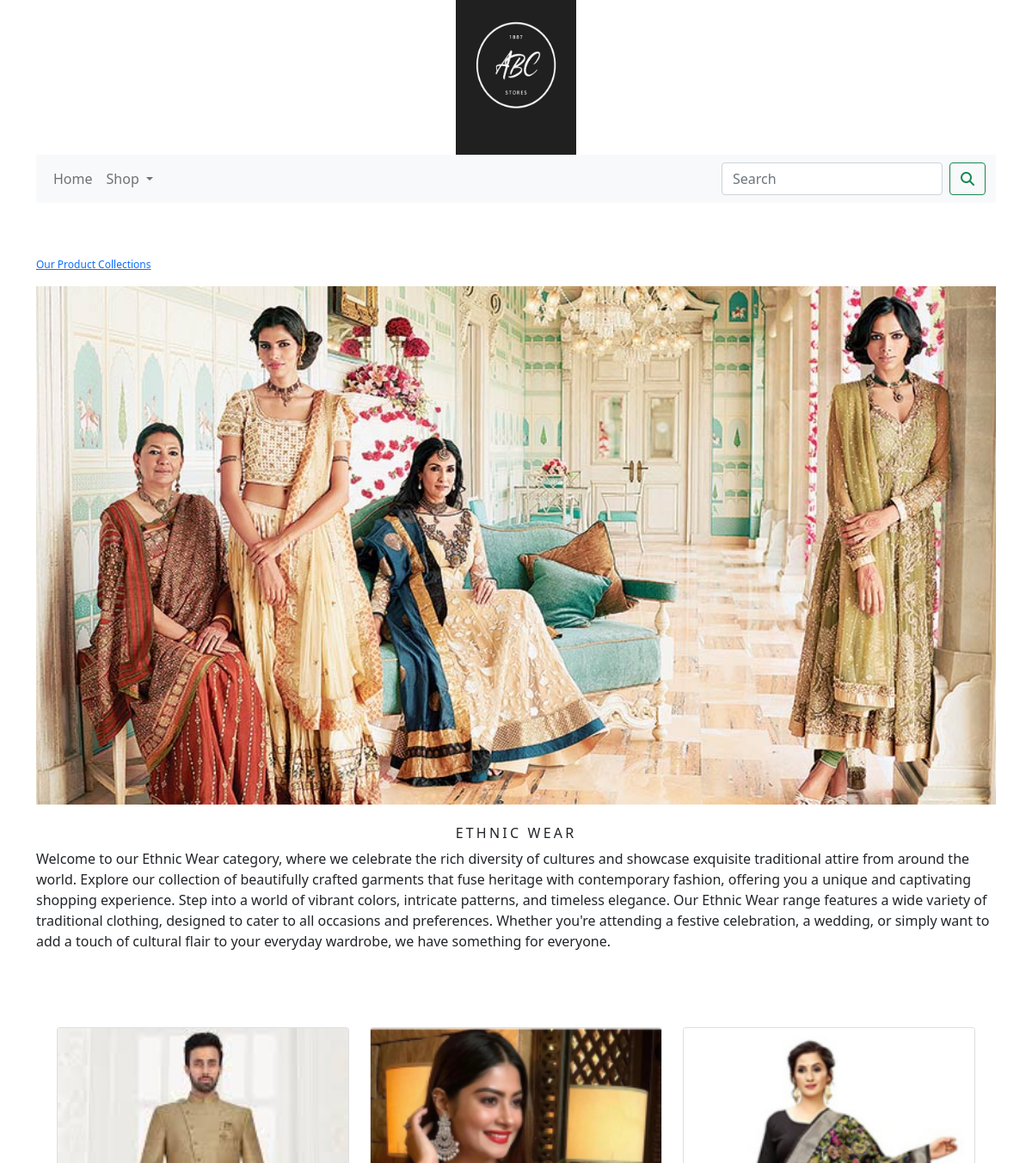
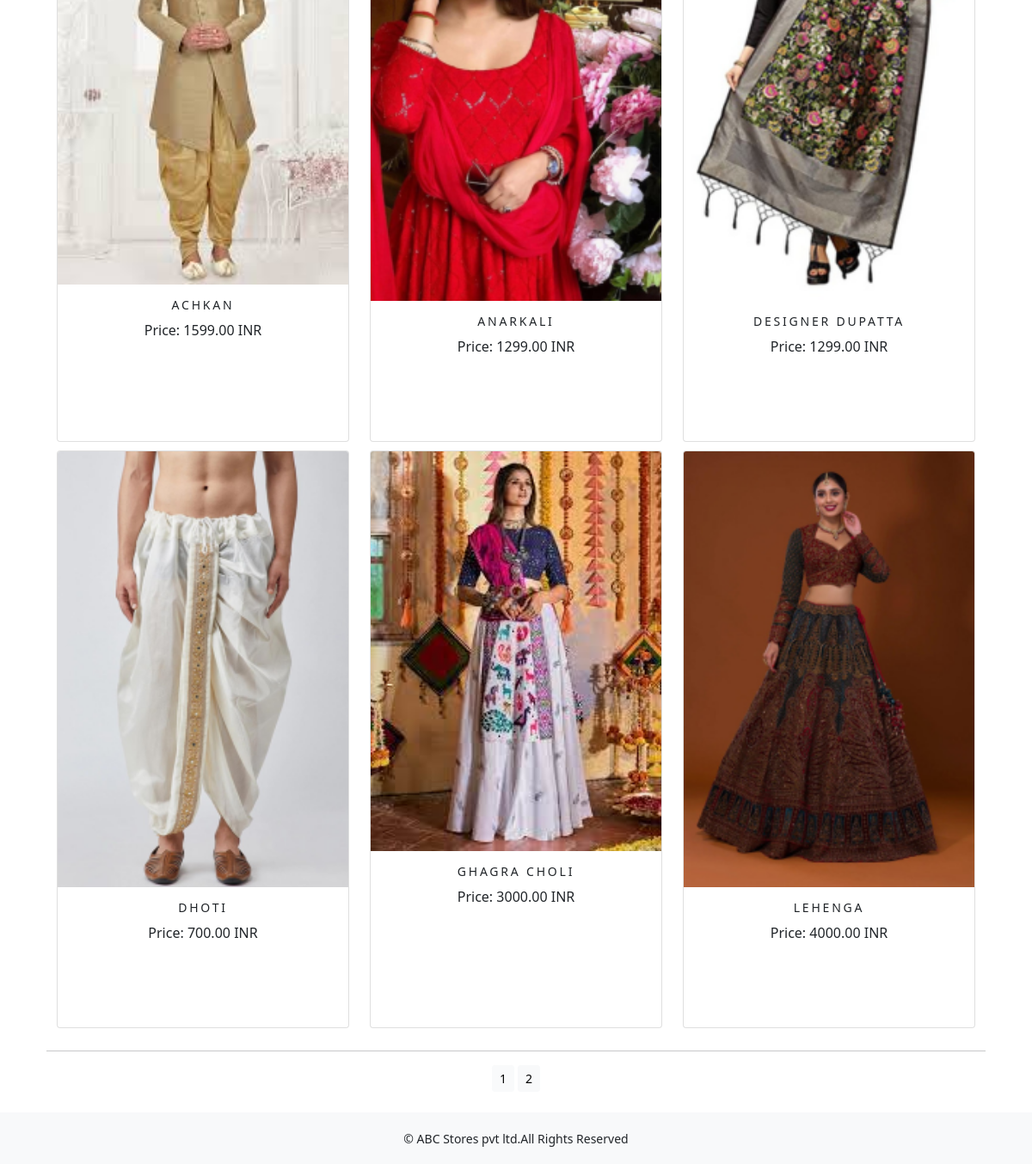
The page /shop/ethnic-wear/ on the database its author committed (2 pictures, top to bottom).
### shop/models.py (models this page shows, shortened)
class Category(models.Model):
    name= models.CharField(max_length=250,unique=True)
    slug= models.SlugField(max_length=250,unique=True)
    desc= models.TextField(blank=True)
    image= models.ImageField(upload_to='category',blank=True)
    class Meta:
        ordering= ('name', )
        verbose_name= 'category'
        verbose_name_plural= 'categories'
    def get_url(self):
        return reverse('shop:products_by_category',args=[self.slug])

class Product(models.Model):
    name= models.CharField(max_length=250,unique=True)
    slug= models.SlugField(max_length=250,unique=True)
    desc= models.TextField(blank=True)
    price= models.DecimalField(max_digits=10,decimal_places=2)
    category= models.ForeignKey(Category,on_delete=models.CASCADE)
    image= models.ImageField(upload_to='product',blank=True)
    stock= models.IntegerField()
    available= models.BooleanField(default=True)
    created= models.DateTimeField(auto_now_add=True)
    updated= models.DateTimeField(auto_now=True)
    def get_url(self):
         return reverse('shop:prodCatDetail', args=[self.category.slug,self.slug])
    class Meta:
        ordering= ('name', )
        verbose_name= 'product'
        verbose_name_plural= 'products'

### shop/views.py (the view)
# urls.py: path('',views.allProdCat,name='allProdCat'),
def allProdCat(request,c_slug=None):
    c_page=None
    products_list=None
    if c_slug!=None:
        c_page=get_object_or_404(Category,slug=c_slug)
        products_list=Product.objects.all().filter(category=c_page,available=True)
    else:
        products_list=Product.objects.all().filter(available=True)
    paginator=Paginator(products_list,6)
    try:
        page=int(request.GET.get('page','1'))
    except:
        page=1
    try:
        products=paginator.page(page)
    except (EmptyPage, InvalidPage):
        products=paginator.page(paginator.num_pages)
    return render(request,'category.html',{'category':c_page,'products':products})

### cart/context_processors.py (called while the page is built)
def counter(request):
    item_count=0
    if 'admin' in request.path:
        return {}
    else:
        try:
            cart=Cart.objects.filter(cart_id=_cart_id(request))
            cart_items=CartItem.objects.all().filter(cart=cart[:1])
            for cart_item in cart_items:
                item_count += cart_item.quantity
        except Cart.DoesNotExist:
            item_count = 0
    return dict(item_count=item_count)

### cart/views.py (called while the page is built)
def _cart_id(request):
    cart= request.session.session_key
    if not cart:
        cart= request.session.create()
    return cart

### shop/context_processors.py (called while the page is built)
def menu_links(request):
    links=Category.objects.all()
    return dict(links=links)

### templates/category.html (shortened to what this page needs)
{% extends 'base.html' %}
{% load static %}
{% block body %}
 {% if category %}
  <div>
      <div class="row my_row_class">
          <div class="mx-auto">
          <p><a href="{% url 'shop:allProdCat' %}">Our Product Collections</a> </p>
          </div>
      </div>
  </div>
 {% endif %}
 <div class="mx-auto">
     {% if category %}
      <img class="my_image" src="{{category.image.url}}" alt="{{category.name}}" width="1250" height="400">
     </div><br>
     <div>
         <h1 class="text-center my_title">{{category.name}}</h1>
          <p class="text-justify">{{category.desc}}</p><br><br><br>
     </div>
 {% endif %}
<div class="container">
    <div class="row mx-auto">
        {% for product in products.object_list %}
        <div class="my_bottom_margin col-9 col-sm-12 col-md-4 col-lg-4">
            <div class="card text-center" style="min-width:18rem;height:42rem;" >
                 <a href="{{product.get_url}}"><img class="card-img-top my_image" src="{{product.image.url}}" alt="{{product.name}}"></a>
                <div class="card-body">
                    <h4>{{product.name}}</h4>
                    <p>Price: {{product.price}} INR</p><br><br><br>
                </div>
            </div>
        </div>
        {% endfor %}
    </div>
    <div class="mx-auto">
        {% if products.paginator.num_pages > 1 %}
        <hr>
        <div class="text-center">
            {% for pg in products.paginator.page_range %}
            <a href="?page={{pg}}" class="btn btn-light btn-sm {% if products.number == pg %} active {% endif %}">{{pg}}</a>
            {% endfor %}
        </div>
        {% endif %}
    </div>
</div>
{% endblock %}

### static/css/custom.css (style rules this page uses)
body { font-family: 'Roboto', sans-serif; }
.my_row_class { padding-top: 15px; }
.my_row_class .mx-auto { color: #000; font-size: 12px; }
.my_image { width: 100%; height: auto; }
.my_title { font-size: 16px; text-transform: uppercase; letter-spacing: .2em; }
.my_bottom_margin { margin-bottom: 10px; }
.card-body h4 { font-size: 14px; text-transform: uppercase; letter-spacing: .2em; }

### rows shown on the page
Category: image (picture), name "ETHNIC WEAR", desc "Welcome to our Ethnic Wear category, where we celebrate the rich diversity of cultures and showcase exquisite traditional attire from around the world. Explore our collection of beautifully crafted garments that fuse heritage with contemporary fashion, offering you a unique and captivating shopping experience. Step into a world of vibrant colors, intricate patterns, and timeless elegance. Our Ethnic Wear range features a wide variety of traditional clothing, designed to cater to all occasions and preferences. Whether you're attending a festive celebration, a wedding, or simply want to add a touch of cultural flair to your everyday wardrobe, we have something for everyone."
Product: image (picture), name "ACHKAN", price "1599.00"
Product: image (picture), name "ANARKALI", price "1299.00"
Product: image (picture), name "DESIGNER DUPATTA", price "1299.00"
Product: image (picture), name "DHOTI", price "700.00"
Product: image (picture), name "GHAGRA CHOLI", price "3000.00"
Product: image (picture), name "LEHENGA", price "4000.00"

### other values the page prints
{{ pg }} "1" "2"
